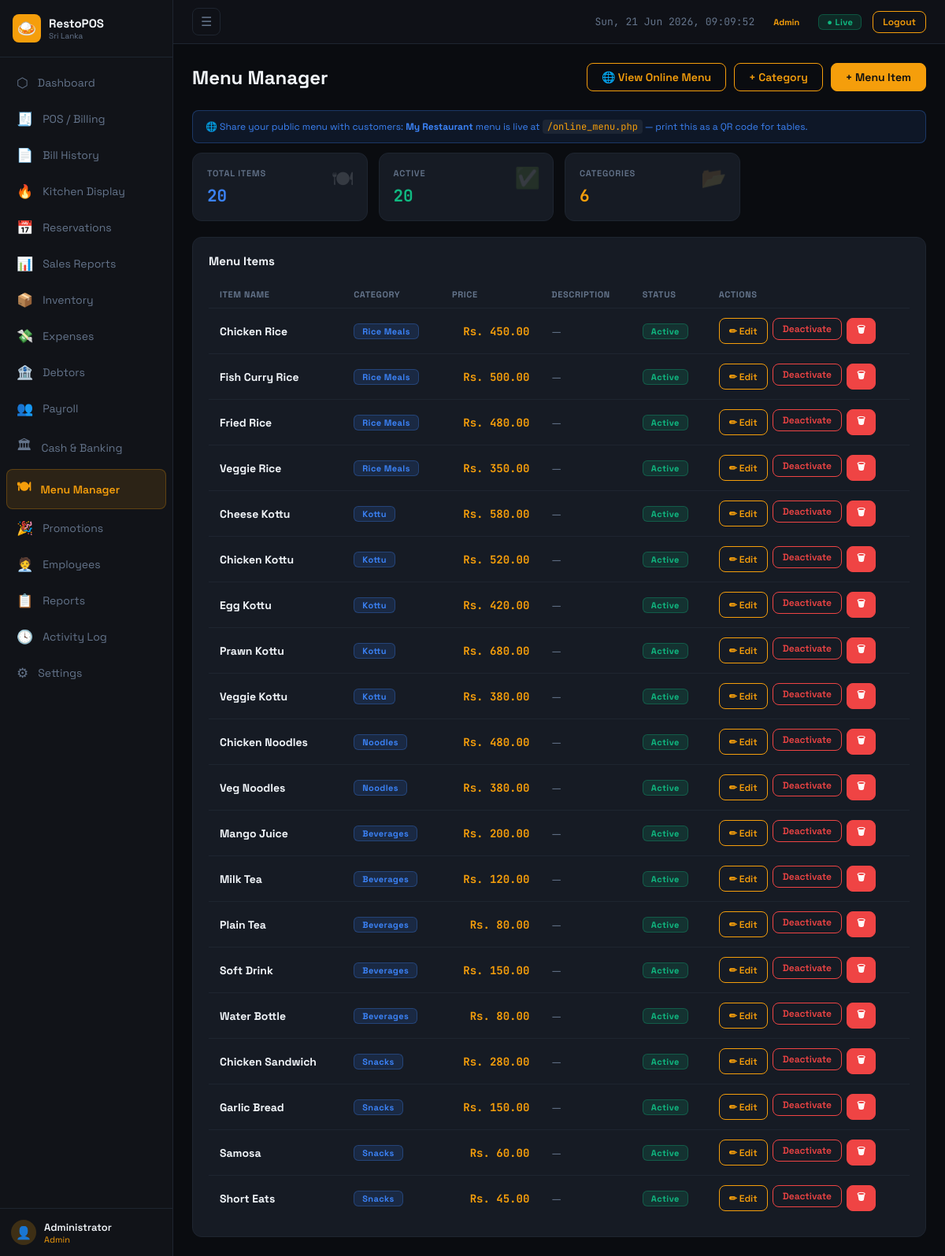
The page /modules/menu.php (signed in) on the database its author committed.
### tables this page shows
CREATE TABLE settings (
    id INT AUTO_INCREMENT PRIMARY KEY,
    setting_key VARCHAR(100) NOT NULL UNIQUE,
    setting_value TEXT,
    updated_at TIMESTAMP DEFAULT CURRENT_TIMESTAMP ON UPDATE CURRENT_TIMESTAMP
);

CREATE TABLE menu_items (
    id INT AUTO_INCREMENT PRIMARY KEY,
    category_id INT NOT NULL,
    name VARCHAR(150) NOT NULL,
    price DECIMAL(10,2) NOT NULL DEFAULT 0,
    description TEXT,
    active TINYINT(1) DEFAULT 1,
    created_at TIMESTAMP DEFAULT CURRENT_TIMESTAMP,
    FOREIGN KEY (category_id) REFERENCES menu_categories(id)
);

CREATE TABLE menu_categories (
    id INT AUTO_INCREMENT PRIMARY KEY,
    name VARCHAR(100) NOT NULL,
    sort_order INT DEFAULT 0,
    active TINYINT(1) DEFAULT 1
);

### includes/config.php (called while the page is built, shortened)
<?php
function getDB(): PDO {
    static $pdo = null;
    if ($pdo === null) {
        $dsn = "mysql:host=".DB_HOST.";dbname=".DB_NAME.";charset=".DB_CHARSET;
        $options = [
            PDO::ATTR_ERRMODE            => PDO::ERRMODE_EXCEPTION,
            PDO::ATTR_DEFAULT_FETCH_MODE => PDO::FETCH_ASSOC,
            PDO::ATTR_EMULATE_PREPARES   => false,
        ];
        try {
            $pdo = new PDO($dsn, DB_USER, DB_PASS, $options);
        } catch (PDOException $e) {
            die('<div style="font-family:monospace;padding:20px;color:red">Database connection failed: ' . $e->getMessage() . '</div>');
        }
    }
    return $pdo;
}
function getSetting(string $key, string $default = ''): string {
    try {
        $db = getDB();
        $stmt = $db->prepare("SELECT setting_value FROM settings WHERE setting_key = ?");
        $stmt->execute([$key]);
        $row = $stmt->fetch();
        return $row ? $row['setting_value'] : $default;
    } catch (Exception $e) {
        return $default;
    }
}

### modules/menu.php (the view, shortened to what this page needs)
<?php
require_once '../includes/config.php';
$db = getDB();
$cats  = $db->query("SELECT * FROM menu_categories ORDER BY sort_order,name")->fetchAll();
$items = $db->query("SELECT mi.*,mc.name as cat_name FROM menu_items mi JOIN menu_categories mc ON mi.category_id=mc.id ORDER BY mc.sort_order,mi.name")->fetchAll();
include '../includes/header.php';
?>
<div class="page-header">
  <div class="page-title">Menu Manager</div>
  <div style="display:flex;gap:10px">
    <a href="../online_menu.php" target="_blank" class="btn btn-outline">🌐 View Online Menu</a>
    <button class="btn btn-outline" onclick="openModal('modalAddCat')">+ Category</button>
    <button class="btn" onclick="openModal('modalAddItem')">+ Menu Item</button>
  </div>
</div>
<div class="alert alert-info fs-12 mb-12">🌐 Share your public menu with customers: <strong><?= htmlspecialchars(getSetting('business_name','RestoPOS')) ?></strong> menu is live at <code>/online_menu.php</code> — print this as a QR code for tables.</div>
<div class="stats-grid mb-20">
  <div class="stat-card"><span class="stat-icon">🍽</span><div class="stat-label">Total Items</div><div class="stat-value text-blue"><?=count($items)?></div></div>
  <div class="stat-card"><span class="stat-icon">✅</span><div class="stat-label">Active</div><div class="stat-value text-green"><?=count(array_filter($items,fn($i)=>$i['active']))?></div></div>
  <div class="stat-card"><span class="stat-icon">📂</span><div class="stat-label">Categories</div><div class="stat-value text-accent"><?=count($cats)?></div></div>
</div>
<div class="card">
  <div class="card-title">Menu Items</div>
  <div class="table-wrap">
    <table class="data-table">
      <thead>
        <tr><th>Item Name</th><th>Category</th><th class="text-right">Price</th><th>Description</th><th>Status</th><th>Actions</th></tr>
      </thead>
      <tbody>
      <?php foreach ($items as $i): ?>
        <tr style="opacity:<?=$i['active']?1:.55?>">
          <td class="fw-700"><?=htmlspecialchars($i['name'])?></td>
          <td><span class="badge badge-blue"><?=htmlspecialchars($i['cat_name'])?></span></td>
          <td class="text-right mono text-accent fw-700">Rs. <?=number_format($i['price'],2)?></td>
          <td class="text-muted fs-12"><?=htmlspecialchars($i['description']??'—')?></td>
          <td><span class="badge <?=$i['active']?'badge-green':'badge-red'?>"><?=$i['active']?'Active':'Inactive'?></span></td>
          <td>
            <div style="display:flex;gap:6px;flex-wrap:wrap">
              <button class="btn btn-sm btn-outline"
                data-id="<?=$i['id']?>"
                data-name="<?=htmlspecialchars($i['name'],ENT_QUOTES)?>"
                data-cat="<?=$i['category_id']?>"
                data-price="<?=$i['price']?>"
                data-desc="<?=htmlspecialchars($i['description']??'',ENT_QUOTES)?>"
                onclick="editItem(this)">✏ Edit</button>
              <form method="POST" style="display:inline">
                <button class="btn btn-sm <?=$i['active']?'btn-outline-red':'btn-outline-green'?>"><?=$i['active']?'Deactivate':'Activate'?></button>
              </form>
              <form method="POST" style="display:inline" onsubmit="return confirm('Delete this menu item?')">
                <button class="btn btn-sm btn-red">🗑</button>
              </form>
            </div>
          </td>
        </tr>
      <?php endforeach; ?>
      </tbody>
    </table>
  </div>
</div>
<?php include '../includes/footer.php'; ?>

### assets/css/style.css (style rules this page uses)
:root { --bg: #0a0c10; --surface: #111318; --card: #161b24; --border: #1e2530; --accent: #f59e0b; --accent2: #92400e; --green: #10b981; --red: #ef4444; --blue: #3b82f6; --purple: #8b5cf6; --text: #f1f5f9; --muted: #64748b; --sidebar-w:220px; }
*,*::before,*::after { box-sizing:border-box; margin:0; padding:0; }
html { font-size:15px; }
body { font-family:'Space Grotesk',sans-serif; background:var(--bg); color:var(--text); min-height:100vh; }
a { text-decoration:none; color:inherit; }
button,input,select,textarea { font-family:inherit; }
.page-header { display:flex; justify-content:space-between; align-items:center; margin-bottom:24px; flex-wrap:wrap; gap:12px; }
.page-title { font-size:24px; font-weight:700; }
.card { background:var(--card); border:1px solid var(--border); border-radius:12px; padding:20px; }
.card-title { font-weight:700; font-size:15px; margin-bottom:16px; }
.stats-grid { display:grid; grid-template-columns:repeat(auto-fill,minmax(190px,1fr)); gap:14px; margin-bottom:20px; }
.stat-card { background:var(--card); border:1px solid var(--border); border-radius:12px; padding:18px; position:relative; overflow:hidden; }
.stat-icon { position:absolute; top:14px; right:16px; font-size:26px; opacity:.14; }
.stat-label { font-size:11px; color:var(--muted); font-weight:600; letter-spacing:.8px; text-transform:uppercase; margin-bottom:8px; }
.stat-value { font-size:21px; font-weight:700; font-family:'JetBrains Mono',monospace; }
.btn { display:inline-flex; align-items:center; gap:6px; padding:8px 18px; border-radius:8px; font-size:14px; font-weight:600; border:1px solid var(--accent); background:var(--accent); color:#0a0c10; cursor:pointer; transition:all .15s; white-space:nowrap; }
.btn-sm { padding:5px 12px; font-size:12px; }
.btn-outline { background:transparent; color:var(--accent); }
.btn-red { background:var(--red); border-color:var(--red); color:#fff; }
.btn-outline-red { background:transparent; border-color:var(--red); color:var(--red); }
.badge { display:inline-block; padding:2px 10px; border-radius:6px; font-size:11px; font-weight:700; letter-spacing:.4px; }
.badge-green { background:rgba(16,185,129,.15); color:var(--green); border:1px solid rgba(16,185,129,.3); }
.badge-blue { background:rgba(59,130,246,.15); color:var(--blue); border:1px solid rgba(59,130,246,.3); }
.table-wrap { overflow-x:auto; }
table.data-table { width:100%; border-collapse:collapse; }
table.data-table th { padding:10px 14px; text-align:left; font-size:11px; color:var(--muted); font-weight:700; text-transform:uppercase; letter-spacing:.6px; border-bottom:1px solid var(--border); white-space:nowrap; }
table.data-table td { padding:12px 14px; border-bottom:1px solid var(--border); font-size:14px; vertical-align:middle; }
table.data-table tr:last-child td { border-bottom:none; }
.text-right { text-align:right; }
.mono { font-family:'JetBrains Mono',monospace; }
code { font-family:'JetBrains Mono',monospace; background:rgba(255,255,255,.06); padding:1px 6px; border-radius:4px; font-size:12px; color:var(--accent); }
.text-green { color:var(--green); }
.text-accent { color:var(--accent); }
.text-muted { color:var(--muted); }
.text-blue { color:var(--blue); }
.alert { padding:12px 16px; border-radius:8px; font-size:14px; margin-bottom:16px; }
.alert-info { background:rgba(59,130,246,.1); border:1px solid rgba(59,130,246,.3); color:var(--blue); }
.mb-12 { margin-bottom:12px; }
.mb-20 { margin-bottom:20px; }
.fw-700 { font-weight:700; }
.fs-12 { font-size:12px; }

### rows shown on the page
settings: setting_value "My Restaurant"
menu_items: name "Chicken Rice", category.name "Rice Meals", price "450.00", description "—", active "Active"
menu_items: name "Fish Curry Rice", category.name "Rice Meals", price "500.00", description "—", active "Active"
menu_items: name "Fried Rice", category.name "Rice Meals", price "480.00", description "—", active "Active"
menu_items: name "Veggie Rice", category.name "Rice Meals", price "350.00", description "—", active "Active"
menu_items: name "Cheese Kottu", category.name "Kottu", price "580.00", description "—", active "Active"
menu_items: name "Chicken Kottu", category.name "Kottu", price "520.00", description "—", active "Active"
menu_items: name "Egg Kottu", category.name "Kottu", price "420.00", description "—", active "Active"
menu_items: name "Prawn Kottu", category.name "Kottu", price "680.00", description "—", active "Active"
menu_items: name "Veggie Kottu", category.name "Kottu", price "380.00", description "—", active "Active"
menu_items: name "Chicken Noodles", category.name "Noodles", price "480.00", description "—", active "Active"
menu_items: name "Veg Noodles", category.name "Noodles", price "380.00", description "—", active "Active"
menu_items: name "Mango Juice", category.name "Beverages", price "200.00", description "—", active "Active"
menu_items: name "Milk Tea", category.name "Beverages", price "120.00", description "—", active "Active"
menu_items: name "Plain Tea", category.name "Beverages", price "80.00", description "—", active "Active"
menu_items: name "Soft Drink", category.name "Beverages", price "150.00", description "—", active "Active"
menu_items: name "Water Bottle", category.name "Beverages", price "80.00", description "—", active "Active"
menu_items: name "Chicken Sandwich", category.name "Snacks", price "280.00", description "—", active "Active"
menu_items: name "Garlic Bread", category.name "Snacks", price "150.00", description "—", active "Active"
menu_items: name "Samosa", category.name "Snacks", price "60.00", description "—", active "Active"
menu_items: name "Short Eats", category.name "Snacks", price "45.00", description "—", active "Active"

### other values the page prints
$nav['icon'] "⬡"
$nav['label'] "Dashboard"
$nav['icon'] "🧾"
$nav['label'] "POS / Billing"
$nav['icon'] "📄"
$nav['label'] "Bill History"
$nav['icon'] "🔥"
$nav['label'] "Kitchen Display"
$nav['icon'] "📅"
$nav['label'] "Reservations"
$nav['icon'] "📊"
$nav['label'] "Sales Reports"
$nav['icon'] "📦"
$nav['label'] "Inventory"
$nav['icon'] "💸"
